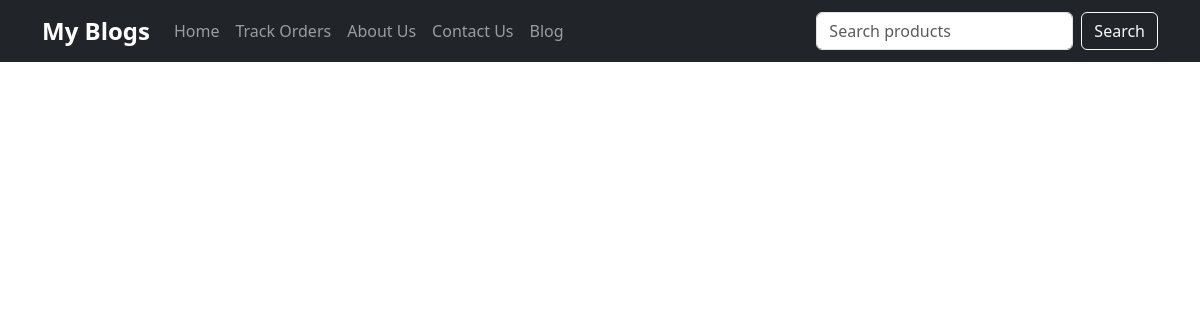
The page /blog/ on the database as committed earlier.
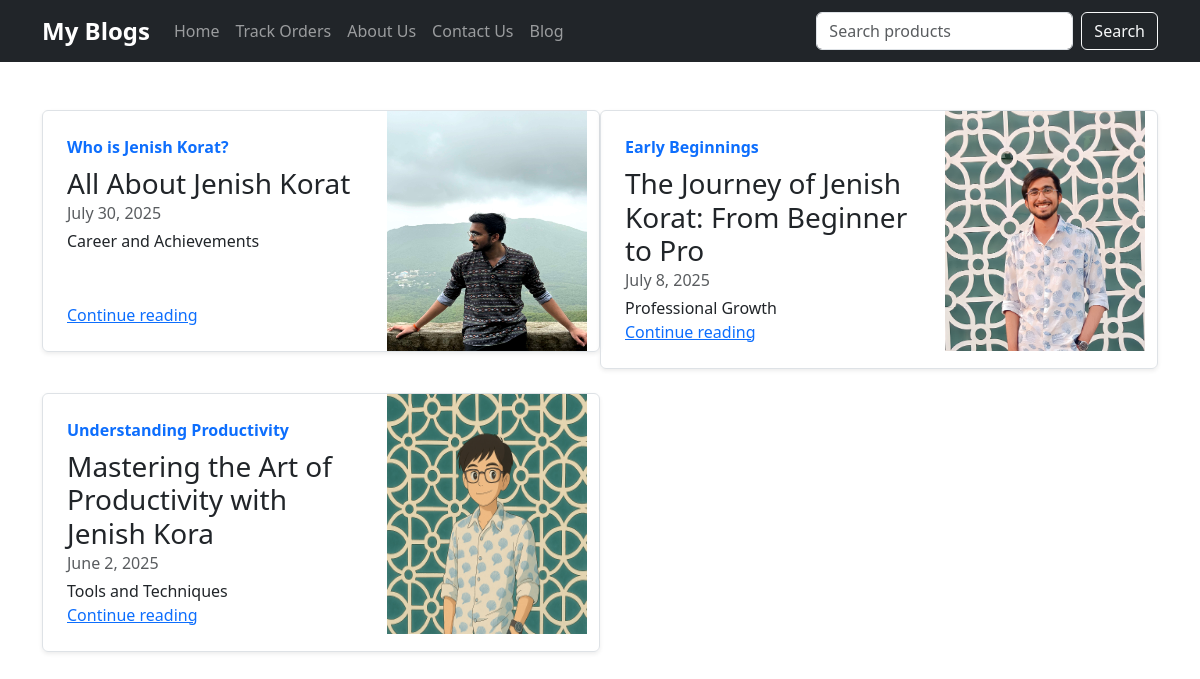
The same page on the database as committed later.
### blog/models.py (models this page shows, shortened)
class BlogPost(models.Model):
    post_id = models.AutoField(primary_key=True)
    title = models.CharField(max_length=50)
    head0 = models.CharField(max_length=500, default="")
    chead0 = models.CharField(max_length=5000, default="")
    head1 = models.CharField(max_length=500, default="")
    chead1 = models.CharField(max_length=5000, default="")
    head2 = models.CharField(max_length=500, default="")
    chead2 = models.CharField(max_length=5000, default="")
    pub_date = models.DateField()
    thumbnail = models.ImageField(upload_to='blog/images', default="")

### blog/views.py (the view)
# urls.py: path('', views.index, name="BlogHome"),
def index(request):
    blogPost = BlogPost.objects.all()
    return render(request, 'blog/index.html', {'blogPost': blogPost})

### blog/templates/blog/index.html
{% extends 'blog/base.html' %}
{% block content %}
<div class="container mt-3">
  <div class="row my-2">
    {% for blog in blogPost %}
      <div class="col-md-6">
        <div class="row no-gutters border rounded overflow-hidden flex-md-row mb-4 shadow-sm h-md-250 position-relative">
          <div class="col p-4 d-flex flex-column position-static">
            <strong class="d-inline-block mb-2 text-primary">{{ blog.head0 }}</strong>
            <h3 class="mb-0">{{ blog.title }}</h3>
            <div class="mb-1 text-muted">{{ blog.pub_date }}</div>
            <p class="card-text mb-auto">{{ blog.head1 }}</p>
            <a href="{% url 'BlogPost' blog.post_id %}" class="stretched-link">Continue reading</a>
          </div>
          <div class="col-auto d-none d-lg-block">
            <img src="{{ blog.thumbnail.url }}" class="bd-placeholder-img" width="200" height="240" xmlns="http://www.w3.org/2000/svg" preserveAspectRatio="xMidYMid slice" focusable="false" role="img" aria-label="Placeholder: Thumbnail"><title>Placeholder</title></img>
          </div>
        </div>
      </div>
      {% endfor %}
    </div>
</div>
{% endblock %}

### blog/templates/blog/base.html (shortened to what this page needs)
<!DOCTYPE html>
<html lang="en">
  <head>
    <link
      href="https://cdn.jsdelivr.net/npm/bootstrap@5.3.7/dist/css/bootstrap.min.css"
      rel="stylesheet"
    />
  </head>
  <body>
    <nav class="navbar navbar-expand-lg navbar-dark bg-dark">
      <div class="container">
        <a class="navbar-brand" href="{% url "ShopHome" %}">My Blogs</a>
        <div class="collapse navbar-collapse" id="navbarNav">
          <ul class="navbar-nav me-auto">
            <li class="nav-item">
              <a class="nav-link {% if request.path == '/' %}active{% endif %}" href="{% url "ShopHome" %}">Home</a>
            </li>
            <li class="nav-item"><a class="nav-link" href="{% url "ShopTracker" %}">Track Orders</a></li>
            <li class="nav-item"><a class="nav-link" href="{% url "ShopAbout" %}">About Us</a></li>
            <li class="nav-item"><a class="nav-link" href="{% url "ShopContact" %}">Contact Us</a></li>
            <li class="nav-item"><a class="nav-link" href="{% url "BlogHome" %}">Blog</a></li>
          </ul>
          <form class="d-flex" role="search">
            <input
              class="form-control me-2"
              type="search"
              placeholder="Search products"
              aria-label="Search"
            />
            <button class="btn btn-outline-light" type="submit">Search</button>
          </form>
        </div>
      </div>
    </nav>
    <div class="container my-5">
      {% block content %}{% endblock %}
    </div>
  </body>
</html>

Rows that differ between the two databases and show on the page:
added BlogPost: head0 "Who is Jenish Korat?", title "All About Jenish Korat", pub_date "July 30, 2025", head1 "Career and Achievements", thumbnail (picture)
added BlogPost: head0 "Early Beginnings", title "The Journey of Jenish Korat: From Beginner to Pro", pub_date "July 8, 2025", head1 "Professional Growth", thumbnail (picture)
added BlogPost: head0 "Understanding Productivity", title "Mastering the Art of Productivity with Jenish Kora", pub_date "June 2, 2025", head1 "Tools and Techniques", thumbnail (picture)
